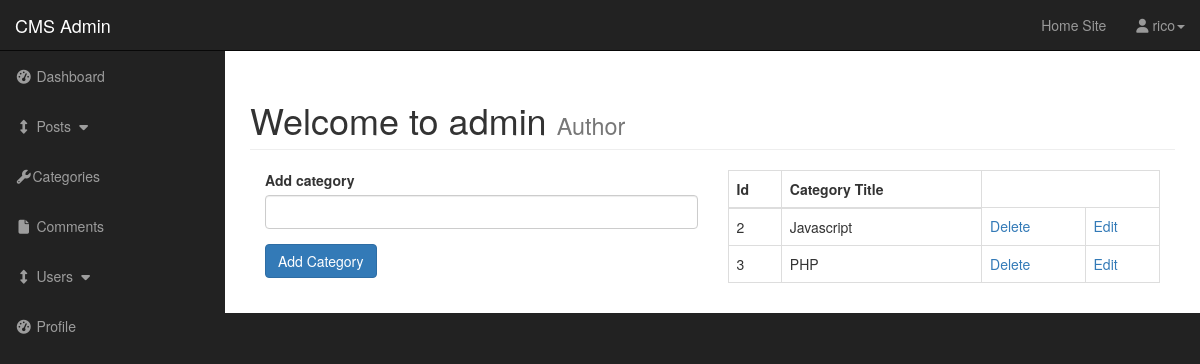
/cms/admin/categories.php (signed in), run on the app's committed database.
### tables this page shows
CREATE TABLE `categories` (
  `cat_id` int(3) NOT NULL,
  `cat_title` varchar(255) NOT NULL
);

### cms/admin/functions.php (the view, shortened to what this page needs)
<?php
function findAllCategory(){
global $connection;
 $query=  "SELECT * FROM categories";
$select_categories=mysqli_query($connection,$query);
 while ($row=mysqli_fetch_assoc($select_categories)) {
 $cat_id=$row['cat_id'];
  $cat_title=$row['cat_title'];
echo "<tr>";
echo " <td>{$cat_id}</td>";
echo "<td>{$cat_title}</td>";
echo "<td><a href='categories.php?delete={$cat_id}'>Delete</a></td>";
echo "<td><a href='categories.php?edit={$cat_id}'>Edit</a></td>";
echo "</tr>";
 }
}
?>

### cms/admin/css/sb-admin.css (style rules this page uses)
body { margin-top: 100px; background-color: #222; }
@media (min-width:768px) { body { margin-top: 50px; } }

### data on the page
categories: cat_id "2", cat_title "Javascript"
categories: cat_id "3", cat_title "PHP"

### other printed values
$_SESSION['username'] "rico"
